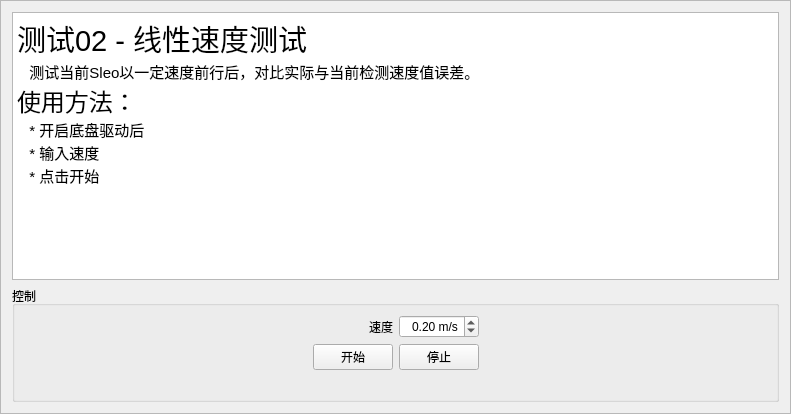
<?xml version="1.0" encoding="UTF-8"?>
<ui version="4.0">
 <class>linear_speed_frame</class>
 <widget class="QFrame" name="linear_speed_frame">
  <property name="geometry">
   <rect>
    <x>0</x>
    <y>0</y>
    <width>791</width>
    <height>414</height>
   </rect>
  </property>
  <property name="windowTitle">
   <string>Frame</string>
  </property>
  <property name="frameShape">
   <enum>QFrame::StyledPanel</enum>
  </property>
  <property name="frameShadow">
   <enum>QFrame::Raised</enum>
  </property>
  <layout class="QVBoxLayout" name="verticalLayout">
   <item>
    <widget class="QTextBrowser" name="text_browser">
     <property name="autoFormatting">
      <set>QTextEdit::AutoAll</set>
     </property>
     <property name="tabChangesFocus">
      <bool>true</bool>
     </property>
     <property name="documentTitle">
      <string/>
     </property>
     <property name="html">
      <string>&lt;!DOCTYPE HTML PUBLIC &quot;-//W3C//DTD HTML 4.0//EN&quot; &quot;http://www.w3.org/TR/REC-html40/strict.dtd&quot;&gt;
&lt;html&gt;&lt;head&gt;&lt;meta name=&quot;qrichtext&quot; content=&quot;1&quot; /&gt;&lt;style type=&quot;text/css&quot;&gt;
p, li { white-space: pre-wrap; }
&lt;/style&gt;&lt;/head&gt;&lt;body style=&quot; font-family:'Ubuntu'; font-size:11pt; font-weight:400; font-style:normal;&quot;&gt;
&lt;p style=&quot; margin-top:0px; margin-bottom:0px; margin-left:0px; margin-right:0px; -qt-block-indent:0; text-indent:0px;&quot;&gt;&lt;span style=&quot; font-size:22pt;&quot;&gt;测试02 - 线性速度测试&lt;/span&gt;&lt;/p&gt;
&lt;p style=&quot; margin-top:0px; margin-bottom:0px; margin-left:0px; margin-right:0px; -qt-block-indent:0; text-indent:0px;&quot;&gt;   测试当前Sleo以一定速度前行后，对比实际与当前检测速度值误差。&lt;/p&gt;
&lt;p style=&quot; margin-top:0px; margin-bottom:0px; margin-left:0px; margin-right:0px; -qt-block-indent:0; text-indent:0px;&quot;&gt;&lt;span style=&quot; font-size:18pt;&quot;&gt;使用方法：&lt;/span&gt;&lt;/p&gt;
&lt;p style=&quot; margin-top:0px; margin-bottom:0px; margin-left:0px; margin-right:0px; -qt-block-indent:0; text-indent:0px;&quot;&gt;   * 开启底盘驱动后&lt;/p&gt;
&lt;p style=&quot; margin-top:0px; margin-bottom:0px; margin-left:0px; margin-right:0px; -qt-block-indent:0; text-indent:0px;&quot;&gt;   * 输入速度&lt;/p&gt;
&lt;p style=&quot; margin-top:0px; margin-bottom:0px; margin-left:0px; margin-right:0px; -qt-block-indent:0; text-indent:0px;&quot;&gt;   * 点击开始&lt;/p&gt;&lt;/body&gt;&lt;/html&gt;</string>
     </property>
     <property name="openLinks">
      <bool>false</bool>
     </property>
    </widget>
   </item>
   <item>
    <widget class="QGroupBox" name="groupBox">
     <property name="title">
      <string>控制</string>
     </property>
     <layout class="QGridLayout" name="gridLayout">
      <item row="2" column="0" colspan="2">
       <spacer name="horizontalSpacer_6">
        <property name="orientation">
         <enum>Qt::Horizontal</enum>
        </property>
        <property name="sizeHint" stdset="0">
         <size>
          <width>181</width>
          <height>20</height>
         </size>
        </property>
       </spacer>
      </item>
      <item row="1" column="2">
       <widget class="QPushButton" name="start_button">
        <property name="text">
         <string>开始</string>
        </property>
       </widget>
      </item>
      <item row="1" column="3">
       <widget class="QPushButton" name="stop_button">
        <property name="text">
         <string>停止</string>
        </property>
       </widget>
      </item>
      <item row="0" column="0">
       <spacer name="horizontalSpacer_5">
        <property name="orientation">
         <enum>Qt::Horizontal</enum>
        </property>
        <property name="sizeHint" stdset="0">
         <size>
          <width>96</width>
          <height>17</height>
         </size>
        </property>
       </spacer>
      </item>
      <item row="1" column="4" colspan="2">
       <spacer name="horizontalSpacer_4">
        <property name="orientation">
         <enum>Qt::Horizontal</enum>
        </property>
        <property name="sizeHint" stdset="0">
         <size>
          <width>167</width>
          <height>20</height>
         </size>
        </property>
       </spacer>
      </item>
      <item row="0" column="5">
       <spacer name="horizontalSpacer_3">
        <property name="orientation">
         <enum>Qt::Horizontal</enum>
        </property>
        <property name="sizeHint" stdset="0">
         <size>
          <width>96</width>
          <height>20</height>
         </size>
        </property>
       </spacer>
      </item>
      <item row="0" column="3">
       <widget class="QDoubleSpinBox" name="speed_spinbox">
        <property name="alignment">
         <set>Qt::AlignRight|Qt::AlignTrailing|Qt::AlignVCenter</set>
        </property>
        <property name="prefix">
         <string/>
        </property>
        <property name="suffix">
         <string> m/s</string>
        </property>
        <property name="maximum">
         <double>10.000000000000000</double>
        </property>
        <property name="singleStep">
         <double>0.100000000000000</double>
        </property>
        <property name="value">
         <double>0.200000000000000</double>
        </property>
       </widget>
      </item>
      <item row="0" column="2">
       <widget class="QLabel" name="label_4">
        <property name="text">
         <string>速度</string>
        </property>
        <property name="alignment">
         <set>Qt::AlignRight|Qt::AlignTrailing|Qt::AlignVCenter</set>
        </property>
       </widget>
      </item>
     </layout>
    </widget>
   </item>
  </layout>
 </widget>
 <resources/>
 <connections/>
</ui>
